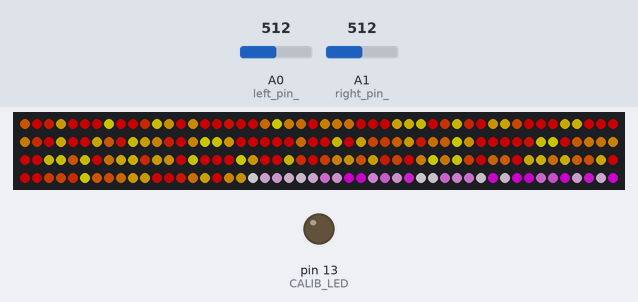
The sketch below on a simulated Arduino Uno, built with avr-gcc and run on an emulated ATmega328P. Shown: 200 RGB LEDs in strip order, left to right, continuing on the next row, output pins drawn as LEDs (lit = HIGH). Inputs (shaded band) come from the test bench; at power-on: A0 (left_pin_) = 512, A1 (right_pin_) = 512. Dim RGB values are drawn brighter than linear; the strip is taken to match the declared colour order; random numbers use the default seed unless the sketch sets one; pins used as bus, display or sensor lines are not drawn; what the sketch prints to the serial monitor is not drawn.

Above: at 1.2 s.
1.3 s: A0 (left_pin_) set to 0
At 1.71 s:
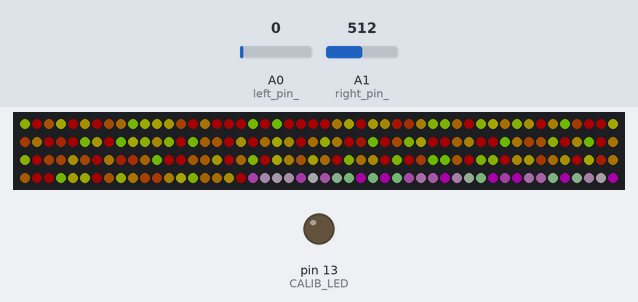
3.0 s: A1 (right_pin_) set to 306
At 3.8 s:
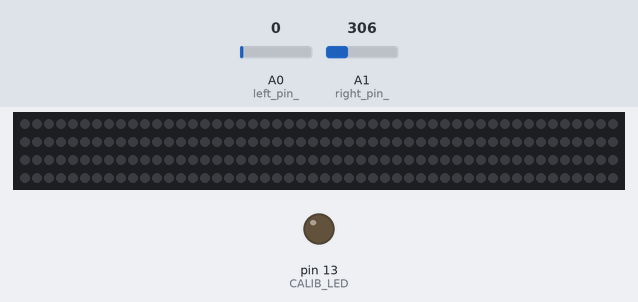
5.0 s: A0 (left_pin_) set to 122
At 5.17 s:
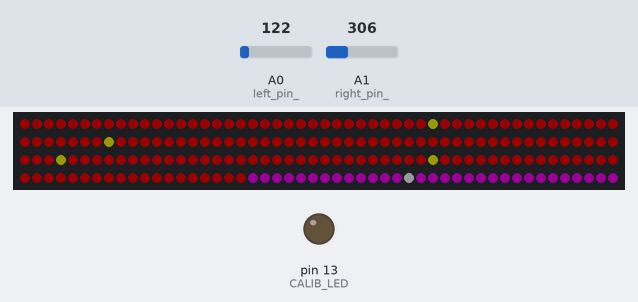
6.5 s: A1 (right_pin_) set to 245
At 7.2 s:
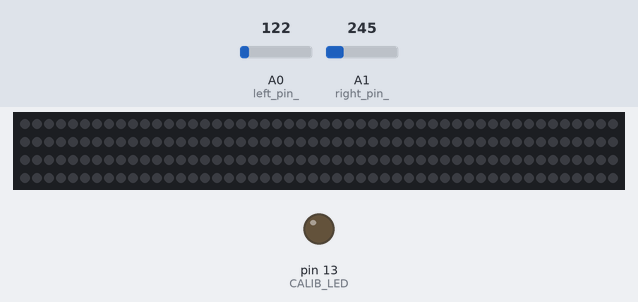
8.3 s: A0 (left_pin_) set to 210
At 8.78 s:
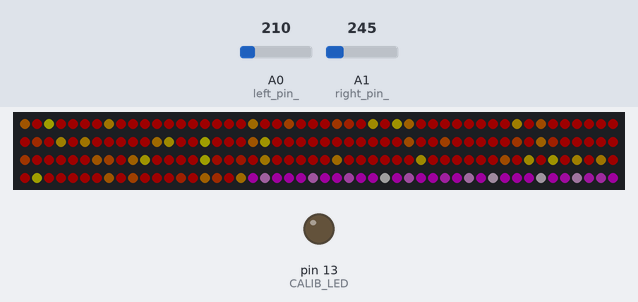
9.8 s: A1 (right_pin_) set to 265
At 10.03 s:
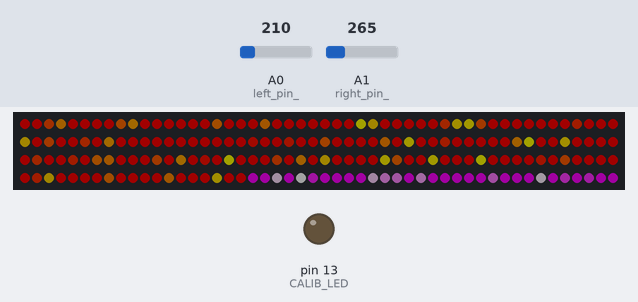
Timing chart, 0 to 12.8 s (numbered marks = the images above; inputs shaded):
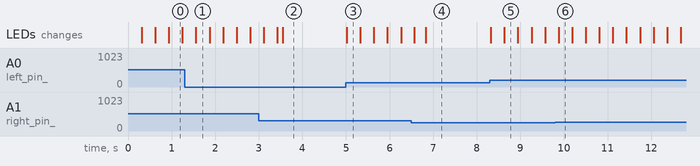

The sketch:

ArduinoXMasLights.ino
```cpp
#include <Adafruit_NeoPixel.h>
#include "Sparkfun_Spectrum_shield.h"

#define RMS_SAMPLES 1000

#define CALIB_LED 13 //used to determine correct input volume

#define LED_DAT 6 //output pin for the LED strand
#define LED_NUM 200 //number of LEDs in the strand

Adafruit_NeoPixel strip = Adafruit_NeoPixel(LED_NUM, LED_DAT, NEO_RGB + NEO_KHZ800);
Sparkfun_Spectrum_Shield spectrum = Sparkfun_Spectrum_Shield();

uint8_t led_buffer[200][3];
unsigned long long runningsum[7];
int thresh[7];
int inc = 0;

void setup() {
  //Initialize all LEDs to 'off'
  strip.begin();
  strip.setBrightness(100);
  strip.show();

  //Initialize spectrum  shield
  spectrum.Init();

  pinMode(CALIB_LED, OUTPUT);

  ClearBuffer();

  for (int i = 0; i < 7; i++)
  {
    thresh[i] = 150;
    runningsum[i] = 0;
  }

  Serial.begin(9600);
}

void loop() {
  FadeRGB();
  spectrum.Update();

  if (spectrum.average[0] == 1023 || spectrum.average[1] == 1023 || spectrum.average[2] == 1023 ||
      spectrum.average[3] == 1023 || spectrum.average[4] == 1023 || spectrum.average[5] == 1023 ||
      spectrum.average[6] == 1023)
  {
    digitalWrite(CALIB_LED, HIGH);
  }
  else
  {
    digitalWrite(CALIB_LED, LOW);
  }

  //Serial.println(spectrum.average[2]);

  for (int i = 0; i < 7; i++)
  {
    runningsum[i] += sq((unsigned long)spectrum.average[i]);
  }

  //Serial.println(runningsum[2]);

  if (inc == RMS_SAMPLES)
  {
    Serial.println("THRESHOLDS");
    for (int i = 0; i < 7; i++)
    {
      thresh[i] = sqrt((unsigned long)(runningsum[i] / RMS_SAMPLES));
      Serial.println(thresh[i]);
      runningsum[i] = 0;
    }
    Serial.println();
    inc = 0;
  }

  for (int i = 0; i < 7; i++)
  {
    if (spectrum.average[i] > thresh[i] + 60)
    {
      BandEvent(i, spectrum.average[i] - thresh[i]);
    }
  }

  WriteBuffer();
  inc++;
}

void BandEvent(int band, int ot)
{

  if (ot > 255)
  {
    ot = 255;
  }
  switch (band)
  {
    case (0):
      for (int i = 0; i < 200; i++)
      {
        led_buffer[i][0] = ot;
      }
      return;
    case (1):
      led_buffer[random(0, 48)][1] = ot;
      return;
    case (2):
      led_buffer[random(48, 94)][1] = ot;
      return;
    case (3):
      led_buffer[random(94, 134)][1] = ot;
      return;
    case (4):
      led_buffer[random(134, 169)][1] = ot;
      return;
    case (5):
      led_buffer[random(169, 199)][1] = ot;
      return;
    case (6):
      for (int i = 169; i < 200; i++)
      {
        led_buffer[i][2] = ot;
      }
      return;
  }
}

void FadeRGB()
{
  for (int i = 0; i < LED_NUM; i++)
  {
    int temp;

    temp = led_buffer[i][0] == 0 ? 0 : led_buffer[i][0] - 3;
    led_buffer[i][0] = temp < 0 ? 0 : temp;

    temp = led_buffer[i][1] == 0 ? 0 : led_buffer[i][1] - 5;
    led_buffer[i][1] = temp < 0 ? 0 : temp;

    temp = led_buffer[i][2] == 0 ? 0 : led_buffer[i][2] - 5;
    led_buffer[i][2] = temp < 0 ? 0 : temp;
  }
}

void ClearBuffer()
{
  for (int i = 0; i < LED_NUM; i++)
  {
    led_buffer[i][0] = 0;
    led_buffer[i][1] = 0;
    led_buffer[i][2] = 0;
  }
}

void WriteBuffer()
{
  for (int i = 0; i < LED_NUM; i++)
  {
    strip.setPixelColor(i, strip.Color(led_buffer[i][0], led_buffer[i][1], led_buffer[i][2]));
  }
  strip.show();
}
```

Sparkfun_Spectrum_Shield.cpp
```cpp
#include "Sparkfun_Spectrum_Shield.h"

Sparkfun_Spectrum_Shield::Sparkfun_Spectrum_Shield()
{
	reset_pin_ = 5;
	strobe_pin_ = 4;
	right_pin_ = 1;
	left_pin_ = 0;
}

Sparkfun_Spectrum_Shield::Sparkfun_Spectrum_Shield(int reset,int strobe,int right,int left)
{
	reset_pin_ = reset;
	strobe_pin_ = strobe;
	right_pin_ = right;
	left_pin_ = left;
}

void Sparkfun_Spectrum_Shield::Init()
{

	//Initialize pins for Spectrum Analyzer
	pinMode(reset_pin_, OUTPUT);
	pinMode(strobe_pin_, OUTPUT);
	digitalWrite(strobe_pin_, HIGH);
	digitalWrite(reset_pin_, HIGH);

  //Initialize spectrum analyzer
	digitalWrite(strobe_pin_, LOW);
	delay(1);
	digitalWrite(reset_pin_, HIGH);
	delay(1);
	digitalWrite(strobe_pin_, HIGH);
	delay(1);
	digitalWrite(strobe_pin_, LOW);
	delay(1);
	digitalWrite(reset_pin_, LOW);
	delay(5);
}

void Sparkfun_Spectrum_Shield::Update()
{
	// Band 0 = Lowest Frequencies
	byte band;
	for (band = 0; band < 7; band++)
	{
    	right_channel[band] = (analogRead(left_pin_) + analogRead(left_pin_) ) >> 1; //Read twice and take the average by dividing by 2
    	left_channel[band] = (analogRead(right_pin_) + analogRead(right_pin_) ) >> 1; //Read twice and take the average by dividing by 2
    	average[band] = (right_channel[band]+left_channel[band])/2;
    	digitalWrite(strobe_pin_, HIGH);
    	digitalWrite(strobe_pin_, LOW);
	}
}
```

Sparkfun_Spectrum_Shield.h
```cpp
#ifndef SPARKFUN_SPECTRUM_SHIELD_H
#define SPARKFUN_SPECTRUM_SHIELD_H

#include <Arduino.h>

class Sparkfun_Spectrum_Shield
{
private:
	int reset_pin_;
	int strobe_pin_;
	int right_pin_;
	int left_pin_;

public:
	int right_channel[7];
	int left_channel[7];
	int average[7];

	void Init();
	void Update();

	Sparkfun_Spectrum_Shield();
	Sparkfun_Spectrum_Shield(int reset,int strobe,int right,int left);
};


#endif
```

Measured:
- after the input at 5.0 s, the LEDs: change at once (image 3)
- after the input at 8.3 s, the LEDs: first change at once (image 5 shows a later state)
